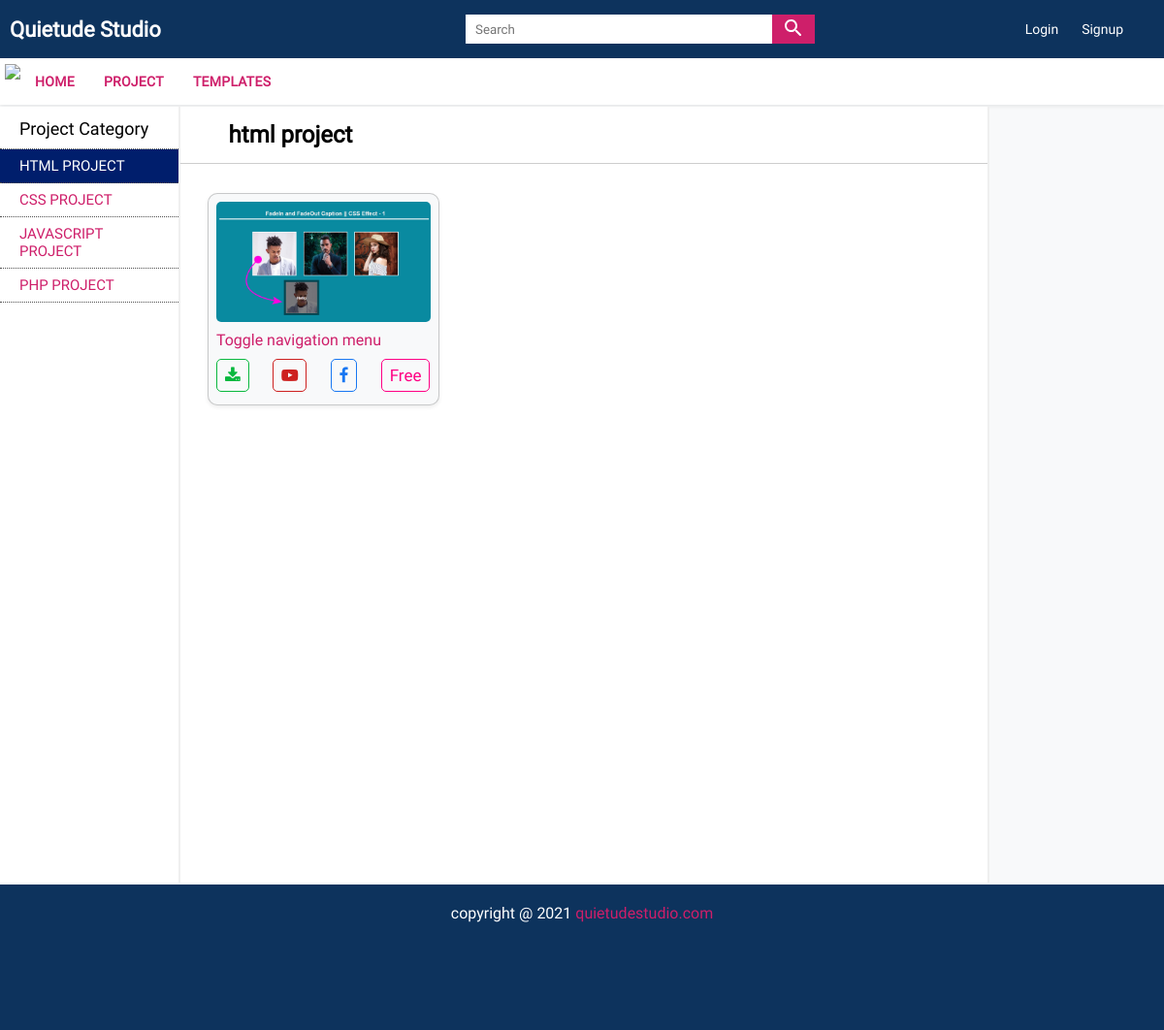
The app's page /project/html-project with its own data.
### tables this page shows
CREATE TABLE `menus` (
  `menu_id` int(11) NOT NULL,
  `menu_name` varchar(100) NOT NULL,
  `menu_slug` varchar(100) NOT NULL,
  `menu_status` tinyint(4) NOT NULL DEFAULT 1,
  `menu_count` varchar(100) NOT NULL
);

CREATE TABLE `categories` (
  `category_id` int(11) NOT NULL,
  `category_name` varchar(150) NOT NULL,
  `category_slug` varchar(150) NOT NULL,
  `category_count` varchar(500) NOT NULL,
  `category_status` tinyint(4) NOT NULL DEFAULT 1,
  `category_menu` varchar(150) NOT NULL
);

CREATE TABLE `posts` (
  `post_id` int(11) NOT NULL,
  `post_title` varchar(200) NOT NULL,
  `post_slug` varchar(200) NOT NULL,
  `post_desc` text NOT NULL,
  `post_fb_link` varchar(200) NOT NULL,
  `post_yt_link` varchar(200) NOT NULL,
  `post_price` varchar(100) NOT NULL,
  `post_type` int(11) NOT NULL,
  `post_image` varchar(100) NOT NULL,
  `post_file` varchar(100) NOT NULL,
  `post_img_alt` varchar(50) NOT NULL,
  `post_img_title` varchar(50) NOT NULL,
  `post_meta_title` varchar(150) NOT NULL,
  `post_meta_desc` varchar(200) NOT NULL,
  `post_meta_key` varchar(200) NOT NULL,
  `post_menu` varchar(100) NOT NULL,
  `post_cate` varchar(200) NOT NULL,
  `post_status` tinyint(4) NOT NULL DEFAULT 1
);

### admin/config.inc.php (called while the page is built, shortened)
<?php
 $baseUrl = "http://localhost/quietude";
?>

### admin/functions.inc.php (called while the page is built, shortened)
<?php
function validate_data($conn,$data){
    $data = trim($data);
    $data = mysqli_real_escape_string($conn,$data);
    $data = htmlentities($data);
    return $data;
}
  function select($conn,$table1,$table2="",$col1="",$col2="",$order="",$where="",$nameCond="",$offset="",$limit=""){
    $query = "SELECT * FROM $table1";
    if(!empty($table2)){
        $query .= " JOIN $table2 ON $table1.$col1 = $table2.$col2";
    }
    if(!empty($where)){
        $query .= " WHERE $where = $nameCond";
    }
    if(!empty($order)){
        $query .= " ORDER BY $order DESC";
    }
    $selectQuery = mysqli_query($conn,$query) or die("Select data query failed");
    return $selectQuery;
}
?>

### functions.php (the view, shortened to what this page needs)
<?php
  function displayProjects($conn,$postSlug="",$postCol="",$offset="",$limit=""){
    $select = select($conn,"posts","","","","rand()",$postCol,$postSlug,$offset,$limit);
    if(mysqli_num_rows($select)>0){
        while($rows = mysqli_fetch_assoc($select)){
            echo '<div class="ProjCard">
                    <img src="'."images/". $rows['post_image'].'" class="projThumbnail" alt="'.$rows['post_img_alt'].'" title="'.$rows['post_img_title'].'">
                    <a href="'.$rows['post_menu'].'/'.$rows['post_cate'].'/'.$rows['post_slug'].'" class="cardHeading">'.$rows['post_title'].'</a>
                    <div class="cardFooter">';
                    if(!empty($rows['post_yt_link'])){
                        $url1 = $rows['post_yt_link'];
                    }else{
                        $url1 = 'javascript:void(0)';
                    }
                    if(!empty($rows['post_fb_link'])){
                        $url2 = $rows['post_fb_link'];
                    }else{
                        $url2 = 'javascript:void(0)';
                    }
                     if($rows['post_type'] == 1){
                         $projCost = "Paid";
                     }else{
                         $projCost = "Free";
                     }
                  echo '<a href="/'.$rows['post_menu'].'/'.$rows['post_cate'].'/'.$rows['post_slug'].'" class="actionBtn" title="Download Project"><i class="fa fa-download"></i></a>
                        <a href="'.$url1.'" target="_blank" class="actionBtn" title="Watch on YouTube"><i class="fa fa-youtube-play"></i></a>
                        <a href="'.$url2.'" target="_blank" class="actionBtn" title="Watch on Facebook"><i class="fa fa-facebook"></i></a>
                        <a href="javascript:void(0)" class="actionBtn">'.$projCost.'</a>
                    </div>
                </div>';
        }
    }else{
        echo '<h1 class="notFound">Data not found</h1>';
    }
}
?>

### header.inc.php (shortened to what this page needs)
<?php
  require_once("admin/config.inc.php");
  require_once("admin/functions.inc.php");
  require_once("functions.php");
   ?>
<!DOCTYPE html>
<html lang="en">
<head>
    <link rel="stylesheet" href="css/common.css">
    <link rel="stylesheet" href="css/main.css">
    <link rel="stylesheet" href="css/responsive.css">
    <link rel="stylesheet" href="https://stackpath.bootstrapcdn.com/font-awesome/4.7.0/css/font-awesome.min.css">
</head>
<body>
    <header class="header">
        <div class="HeaderLogo"><a href="<?php echo $baseUrl; ?>">Quietude Studio</a></div>
        <div class="SearchBar">
            <form action="search.php">
                <div class="InputBox">
                    <input type="search" name="s" placeholder="Search" autocomplete="off">
                    <button type="submit"><img src="icons\search_white_24dp.svg"></button>
                </div>
            </form>
        </div>
        <div class="UserJoinBox">
            <?php
              if(isset($_SESSION['LOGIN_EMAIL'])){
                 echo '<a href="javascript:void(0)" class="LoginBtn">Hello '.$_SESSION['LOGIN_FNAME'].'</a>
                       <a href="timeout.php" class="SignupBtn">Logout</a>';
              }else{
                echo '<a href="login.php" class="LoginBtn">Login</a>
                      <a href="registration.php" class="SignupBtn">Signup</a>';
              }
            ?>
        </div>
    </header>
<nav class="navigation">
    <ul class="NavItems">
        <span class="CloseNave"><img src="icons\close_white_24dp.svg"></span>
        <li><a href="<?php echo $baseUrl; ?>">Home</a></li>
        <?php
          $select = select($conn,"menus","","","","","","","","");
          if(mysqli_num_rows($select)>0){
              while($rows = mysqli_fetch_assoc($select)){
                  echo '<li><a href="'.$rows['menu_slug'].'">'.$rows['menu_name'].'</a></li>';
              }
          }
        ?>
    </ul>
</nav>

### index.php
<?php
 require_once("header.inc.php");
?>
<div class="wrapper">
    <div class="MainContent">
   <?php require_once("left-sidebar.inc.php"); ?>
   <?php
      if(isset($_GET['menuId'])){
            $menuId = validate_data($conn,$_GET['menuId']);
          if(isset($_GET['cateId'])){
            $cateId = validate_data($conn,$_GET['cateId']);
            $select = select($conn,"categories","","","","","category_slug","'$cateId'","","");
            $heading = mysqli_fetch_assoc($select);
            $heading2 = $heading['category_name'];
          }else{
            $select = select($conn,"menus","","","","","menu_slug","'$menuId'","","");
            $heading = mysqli_fetch_assoc($select);
            $heading2 = $heading['menu_name'];
          }
      }else{
            $heading2 = "Download Projects";
      }
    ?>
    <section class="ContentSection">
        <h1 class="TopicHeading"><?php echo $heading2; ?></h1>
        <article class="content">
          <?php
            if(isset($_GET['menuId'])){
                  $menuId = validate_data($conn,$_GET['menuId']);
                  if(isset($_GET['cateId'])){
                    $cateId = validate_data($conn,$_GET['cateId']);
                    displayProjects($conn,"post_cate","'$cateId'","","");
                  }else{
                    displayProjects($conn,"post_menu","'$menuId'","","");
                  }
            }else{
                displayProjects($conn,"post_menu","'project'","","");
            }
          ?>
        </article>
    </section>
    </div>
    <?php require_once("right-sidebar.inc.php"); ?>
    <?php require_once("footer.inc.php"); ?>

### left-sidebar.inc.php (shortened to what this page needs)
    <aside class="LeftSidebar">
    <span class="SidebarCategory">Project Category</span>
    <ul>
        <?php
        if(isset($_GET['menuId'])){
            $menuId = validate_data($conn,$_GET['menuId']);
            if(isset($_GET['cateId'])){
                $cateId = validate_data($conn,$_GET['cateId']);
                $select = select($conn,"categories","","","","","category_menu","'$menuId'","","");
                if(mysqli_num_rows($select)>0){
                    while($rows = mysqli_fetch_assoc($select)){
                        if($rows['category_slug'] == $cateId){
                            $bgClass = "background-color: #001E6C !important; color: white;";
                        }else{
                            $bgClass = "";
                        }
                        echo '<li><a href="'.$rows['category_menu'].'/'.$rows['category_slug'].'" style="'.$bgClass.'">'.$rows['category_name'].'</a></li>';
                    }
                }else{
                       echo "<li><a href='javascript:void(0)'>Category not found</a></li>";
                }
            }
        }
        ?>
    </ul>
</aside>

### css/common.css (style rules this page uses)
:root { --PinkColor: #CE1F6A !important; --BlueColor: #3B14A7 !important; --YellowColor: #FA9905 !important; --BlackColor: #3C2C3E !important; --DarkBlueColor: #0D335D !important; --LightBlackColor: #4d4d4d !important; --LightColor: #f8f9fa !important; --shadow: 0 0.2rem 0.3rem rgba(0, 0, 0, 0.384) !important; --shadow-sm: 0 0.125rem 0.25rem rgba(0, 0, 0, 0.075) !important; --shadow-lg: 0 1rem 3rem rgba(0, 0, 0, 0.175) !important; --shadow-none: none !important; }

### css/main.css (style rules this page uses)
* { font-family: RobotoRegular; padding: 0; margin: 0; box-sizing: border-box; }
body { background-color: var(--LightColor); }
.header { background-color: var(--DarkBlueColor); display: flex; justify-content: space-between; align-items: center; min-height: 60px; width: 100%; }
.HeaderLogo { width: 40%; }
.HeaderLogo a { font-size: 22px; color: #fff; text-decoration: none; font-weight: bold; margin-left: 10px; }
.SearchBar { width: 30%; }
.InputBox { background-color: #fff; height: 30px; display: flex; }
.InputBox input { width: 100%; border: 0; outline: none; padding-left: 10px; }
.InputBox button { border: 0; outline: none; background-color: var(--PinkColor); padding: 0 10px; cursor: pointer; }
.UserJoinBox { width: 30%; display: flex; justify-content: flex-end; padding-right: 30px; }
.UserJoinBox a { display: block; text-decoration: none; color: #ffff; margin: 0 8px; font-size: 14px; padding: 4px; }
.navigation { background-color: #fff; box-shadow: var(--shadow-sm); width: 100%; display: flex; justify-content: flex-start; align-items: center; z-index: 1000; height: 48px; }
.navigation ul { list-style: none; display: flex; margin-left: 5px; padding: 5px 0; }
.navigation ul li a { display: block; padding: 10px; text-decoration: none; margin: 0 5px; text-transform: uppercase; font-size: 14px; font-weight: bold; letter-spacing: 0.02em; color: var(--PinkColor); }
.wrapper { display: flex; }
.MainContent { display: flex; width: 85%; }
.LeftSidebar { width: 18%; }
.SidebarCategory { background-color: #fff; display: block; padding: 10px 10px 10px 20px; text-align: left; font-size: 18px; margin-top: 2px; }
.LeftSidebar { background-color: #fff; margin: 2px 0; }
.LeftSidebar ul { list-style: none; }
.LeftSidebar ul li a { text-decoration: none; color: var(--PinkColor); display: block; padding: 8px 20px; font-size: 15px; text-transform: uppercase; border-bottom: 1px dotted #4d4d4d; transition: all 0.2s ease-in-out; }
.LeftSidebar ul li:first-child { border-top: 1px dotted #4d4d4d; }
.ContentSection { width: 82%; background-color: #ffff; margin: 2px 0; min-height: 100vh; border-left: 2px solid #eeee; border-right: 2px solid #eeee; }
.TopicHeading { border-bottom: 1px solid #4444; padding: 15px 50px; }
.content { width: 98%; margin: 10px auto; padding: 20px; display: grid; grid-template-columns: repeat(3,1fr); grid-gap: 30px; }
.ProjCard { background-color: var(--LightColor); padding: 8px; border-radius: 10px; box-shadow: var(--shadow-sm); border: 1px solid #4444; transition: all 0.3s ease-in-out; }
.ProjCard .projThumbnail { width: 100%; border-radius: 5px; }
.ProjCard .cardHeading { display: block; padding: 5px 0; text-decoration: none; font-size: 16px; color: var(--PinkColor); }
.ProjCard .cardFooter { display: flex; justify-content: space-between; margin: 5px 0; }
.ProjCard .actionBtn { text-decoration: none; font-size: 12px; display: block; padding: 6px 8px; color: #fff; border-radius: 5px; font-size: 17px; }
.ProjCard .actionBtn:nth-child(1) { border: 1px solid #09B83E; color: #09B83E; }
.ProjCard .actionBtn:nth-child(2) { border: 1px solid #CD201F; color: #CD201F; }
.ProjCard .actionBtn:nth-child(3) { border: 1px solid #1877F2; color: #1877F2; }
.ProjCard .actionBtn:nth-child(4) { border: 1px solid #FF0084; color: #FF0084; }

### records on screen
menus: menu_name "PROJECT"
menus: menu_name "TEMPLATES"
categories: category_name "HTML PROJECT", category_name "html project"
categories: category_name "CSS PROJECT"
categories: category_name "JAVASCRIPT PROJECT"
categories: category_name "PHP PROJECT"
posts: post_image (picture), post_title "Toggle navigation menu", post_type "Free"
